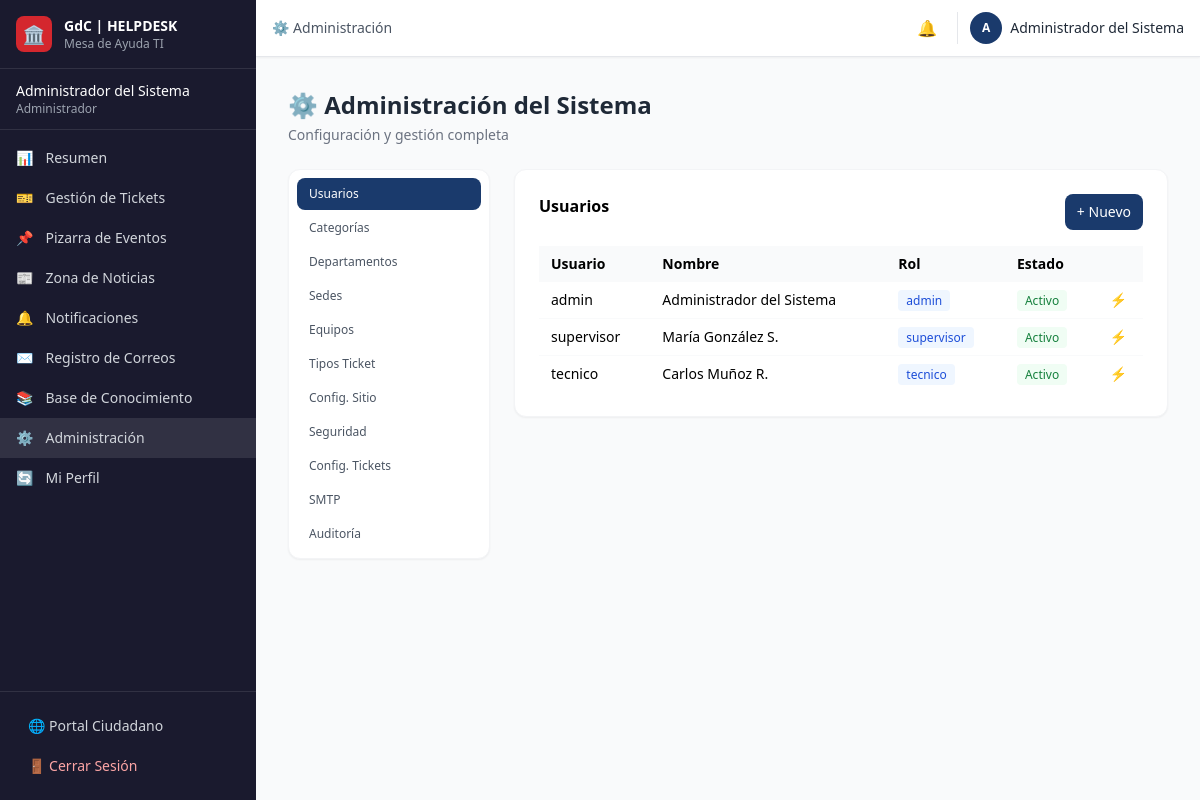
The page /admin.php (signed in) on the database its author committed.
### tables this page shows
CREATE TABLE `usuarios` (
  `id` INT(11) NOT NULL AUTO_INCREMENT,
  `username` VARCHAR(50) NOT NULL UNIQUE,
  `password` VARCHAR(255) NOT NULL,
  `full_name` VARCHAR(150) NOT NULL,
  `email` VARCHAR(150) NOT NULL,
  `role` ENUM('admin', 'supervisor', 'tecnico') NOT NULL DEFAULT 'tecnico',
  `active` TINYINT(1) NOT NULL DEFAULT 1,
  `created_at` DATETIME NOT NULL DEFAULT CURRENT_TIMESTAMP,
  `updated_at` DATETIME DEFAULT NULL ON UPDATE CURRENT_TIMESTAMP,
  PRIMARY KEY (`id`)
);

### includes/auth.php (called while the page is built, shortened)
<?php
function currentUser() {
    return [
        'id' => $_SESSION['user_id'] ?? null,
        'username' => $_SESSION['user_username'] ?? '',
        'fullName' => $_SESSION['user_fullname'] ?? '',
        'email' => $_SESSION['user_email'] ?? '',
        'role' => $_SESSION['user_role'] ?? ''
    ];
}

### includes/functions.php (called while the page is built, shortened)
<?php
function e($str) { return htmlspecialchars($str ?? '', ENT_QUOTES, 'UTF-8'); }

### admin.php (the view, shortened to what this page needs)
<?php
require_once __DIR__ . '/includes/auth.php';
require_once __DIR__ . '/includes/functions.php';
$pdo = getDB();
$section = $_GET['s'] ?? 'users';
$users = $pdo->query("SELECT * FROM usuarios ORDER BY role, full_name")->fetchAll();
$sections = ['users'=>'Usuarios','categories'=>'Categorías','departments'=>'Departamentos','locations'=>'Sedes','teams'=>'Equipos','ticketTypes'=>'Tipos Ticket','site'=>'Config. Sitio','security'=>'Seguridad','ticketConfig'=>'Config. Tickets','smtp'=>'SMTP','audit'=>'Auditoría'];
$pageTitle = '⚙️ Administración'; $current = 'admin';
require_once __DIR__ . '/includes/header.php';
require_once __DIR__ . '/includes/sidebar.php';
?>
<h1 class="text-2xl font-bold text-gray-800 mb-1">⚙️ Administración del Sistema</h1>
<p class="text-gray-500 text-sm mb-6">Configuración y gestión completa</p>
<div class="grid lg:grid-cols-4 gap-6">
    <nav class="lg:col-span-1 bg-white rounded-xl shadow-sm border border-gray-100 p-2 space-y-0.5 h-fit">
        <?php foreach ($sections as $k => $v): ?>
        <a href="?s=<?= $k ?>" class="flex items-center gap-2 px-3 py-2 rounded-lg text-xs <?= $section===$k?'bg-[#1a3a6c] text-white':'text-gray-600 hover:bg-gray-50' ?>"><?= $v ?></a>
        <?php endforeach; ?>
    </nav>
    <div class="lg:col-span-3">
        <?php if ($section === 'users'): ?>
        <div class="bg-white rounded-xl shadow-sm border border-gray-100 p-6">
            <div class="flex justify-between mb-4"><h2 class="font-semibold">Usuarios</h2>
            <button onclick="document.getElementById('newUserModal').classList.remove('hidden')" class="bg-[#1a3a6c] text-white px-3 py-2 rounded-lg text-sm">+ Nuevo</button></div>
            <table class="w-full text-sm"><thead class="bg-gray-50"><tr><th class="text-left px-3 py-2">Usuario</th><th class="text-left px-3 py-2 hidden md:table-cell">Nombre</th><th class="text-left px-3 py-2">Rol</th><th class="text-left px-3 py-2">Estado</th><th class="px-3 py-2"></th></tr></thead>
            <tbody class="divide-y divide-gray-50">
            <?php foreach ($users as $u): ?>
            <tr class="hover:bg-gray-50"><td class="px-3 py-2 font-medium"><?= e($u['username']) ?></td><td class="px-3 py-2 hidden md:table-cell"><?= e($u['full_name']) ?></td><td class="px-3 py-2"><span class="px-2 py-0.5 rounded text-xs bg-blue-50 text-blue-700"><?= e($u['role']) ?></span></td><td class="px-3 py-2"><span class="px-2 py-0.5 rounded text-xs <?= $u['active']?'bg-green-50 text-green-700':'bg-red-50 text-red-700' ?>"><?= $u['active']?'Activo':'Inactivo' ?></span></td><td class="px-3 py-2 text-center"><form method="POST"><input type="hidden" name="user_id" value="<?= $u['id'] ?>"><button type="submit" name="toggle_user" class="text-gray-400 hover:text-[#1a3a6c]">⚡</button></form></td></tr>
            <?php endforeach; ?>
            </tbody></table>
        </div>
        <?php endif; ?>
    </div>
</div>
<?php require_once __DIR__ . '/includes/footer.php'; ?>

### includes/sidebar.php (shortened to what this page needs)
<?php
$current = $current ?? '';
$user = currentUser();
?>
<aside id="sidebar" class="fixed top-0 left-0 h-full w-64 bg-[#1a1a2e] text-white z-50 transform -translate-x-full lg:translate-x-0 transition-transform duration-300">
    <div class="flex flex-col h-full">
        <div class="p-4 border-b border-white/10">
            <div class="flex items-center gap-3">
                <div class="w-9 h-9 bg-[#d4272e] rounded-lg flex items-center justify-center">
                    <span class="text-lg">🏛️</span>
                </div>
                <div>
                    <h2 class="text-sm font-bold">GdC | HELPDESK</h2>
                    <p class="text-xs text-gray-400">Mesa de Ayuda TI</p>
                </div>
            </div>
        </div>
        <div class="px-4 py-3 border-b border-white/10">
            <p class="text-sm font-medium truncate"><?= e($user['fullName']) ?></p>
            <p class="text-xs text-gray-400 capitalize"><?= e($user['role'] === 'admin' ? 'Administrador' : $user['role']) ?></p>
        </div>
        <nav class="flex-1 py-2 overflow-y-auto">
            <?php
            $items = [
                ['id' => 'dashboard', 'label' => 'Resumen', 'icon' => '📊', 'url' => 'dashboard.php'],
                ['id' => 'tickets', 'label' => 'Gestión de Tickets', 'icon' => '🎫', 'url' => 'tickets.php'],
                ['id' => 'board', 'label' => 'Pizarra de Eventos', 'icon' => '📌', 'url' => 'board.php'],
                ['id' => 'news', 'label' => 'Zona de Noticias', 'icon' => '📰', 'url' => 'news.php'],
                ['id' => 'notifications', 'label' => 'Notificaciones', 'icon' => '🔔', 'url' => 'notifications.php'],
                ['id' => 'emails', 'label' => 'Registro de Correos', 'icon' => '✉️', 'url' => 'emails.php'],
                ['id' => 'knowledge', 'label' => 'Base de Conocimiento', 'icon' => '📚', 'url' => 'knowledge.php'],
            ];
            if (isAdmin()) {
                $items[] = ['id' => 'admin', 'label' => 'Administración', 'icon' => '⚙️', 'url' => 'admin.php'];
            }
            $items[] = ['id' => 'profile', 'label' => 'Mi Perfil', 'icon' => '🔄', 'url' => 'profile.php'];
            foreach ($items as $item):
                $active = $current === $item['id'] ? 'bg-white/10 border-r-3 border-[#d4272e]' : 'hover:bg-white/5';
            ?>
                <a href="<?= SITE_URL ?>/<?= $item['url'] ?>" class="flex items-center gap-3 px-4 py-2.5 text-sm text-gray-300 hover:text-white <?= $active ?> transition-colors">
                    <span><?= $item['icon'] ?></span>
                    <?= $item['label'] ?>
                </a>
            <?php endforeach; ?>
        </nav>
        <div class="p-4 border-t border-white/10 space-y-1">
            <a href="<?= SITE_URL ?>/index.php" class="flex items-center gap-3 px-3 py-2 text-sm text-gray-300 hover:text-white hover:bg-white/5 rounded-lg">
                🌐 Portal Ciudadano
            </a>
            <a href="<?= SITE_URL ?>/logout.php" class="flex items-center gap-3 px-3 py-2 text-sm text-red-300 hover:text-red-200 hover:bg-white/5 rounded-lg">
                🚪 Cerrar Sesión
            </a>
        </div>
    </div>
</aside>
<div class="lg:ml-64">
    <header class="bg-white shadow-sm border-b border-gray-200 sticky top-0 z-30">
        <div class="flex items-center justify-between h-14 px-4">
            <div class="hidden lg:block">
                <h2 class="text-sm font-medium text-gray-600"><?= e($pageTitle) ?></h2>
            </div>
            <div class="flex items-center gap-3">
                <a href="<?= SITE_URL ?>/notifications.php" class="relative p-2 text-gray-500 hover:text-gray-700 hover:bg-gray-100 rounded-lg">
                    🔔
                </a>
                <div class="flex items-center gap-2 pl-3 border-l border-gray-200">
                    <div class="w-8 h-8 bg-[#1a3a6c] rounded-full flex items-center justify-center text-white text-xs font-bold">
                        <?= strtoupper(substr($user['fullName'], 0, 1)) ?>
                    </div>
                    <div class="hidden sm:block">
                        <p class="text-sm font-medium text-gray-800 leading-tight"><?= e($user['fullName']) ?></p>
                    </div>
                </div>
            </div>
        </div>
    </header>
    <main class="p-4 md:p-6 lg:p-8">

### assets/css/style.css (style rules this page uses)
body { font-family: 'Segoe UI', system-ui, -apple-system, sans-serif; }

### rows shown on the page
usuarios: full_name "Administrador del Sistema", role "Administrador", full_name "A", username "admin", role "admin", active "Activo"
usuarios: username "supervisor", full_name "María González S.", role "supervisor", active "Activo"
usuarios: username "tecnico", full_name "Carlos Muñoz R.", role "tecnico", active "Activo"

### other values the page prints
$item['icon'] "📊"
$item['label'] "Resumen"
$item['icon'] "🎫"
$item['label'] "Gestión de Tickets"
$item['icon'] "📌"
$item['label'] "Pizarra de Eventos"
$item['icon'] "📰"
$item['label'] "Zona de Noticias"
$item['icon'] "🔔"
$item['label'] "Notificaciones"
$item['icon'] "✉️"
$item['label'] "Registro de Correos"
$item['icon'] "📚"
$item['label'] "Base de Conocimiento"
$item['icon'] "⚙️"
